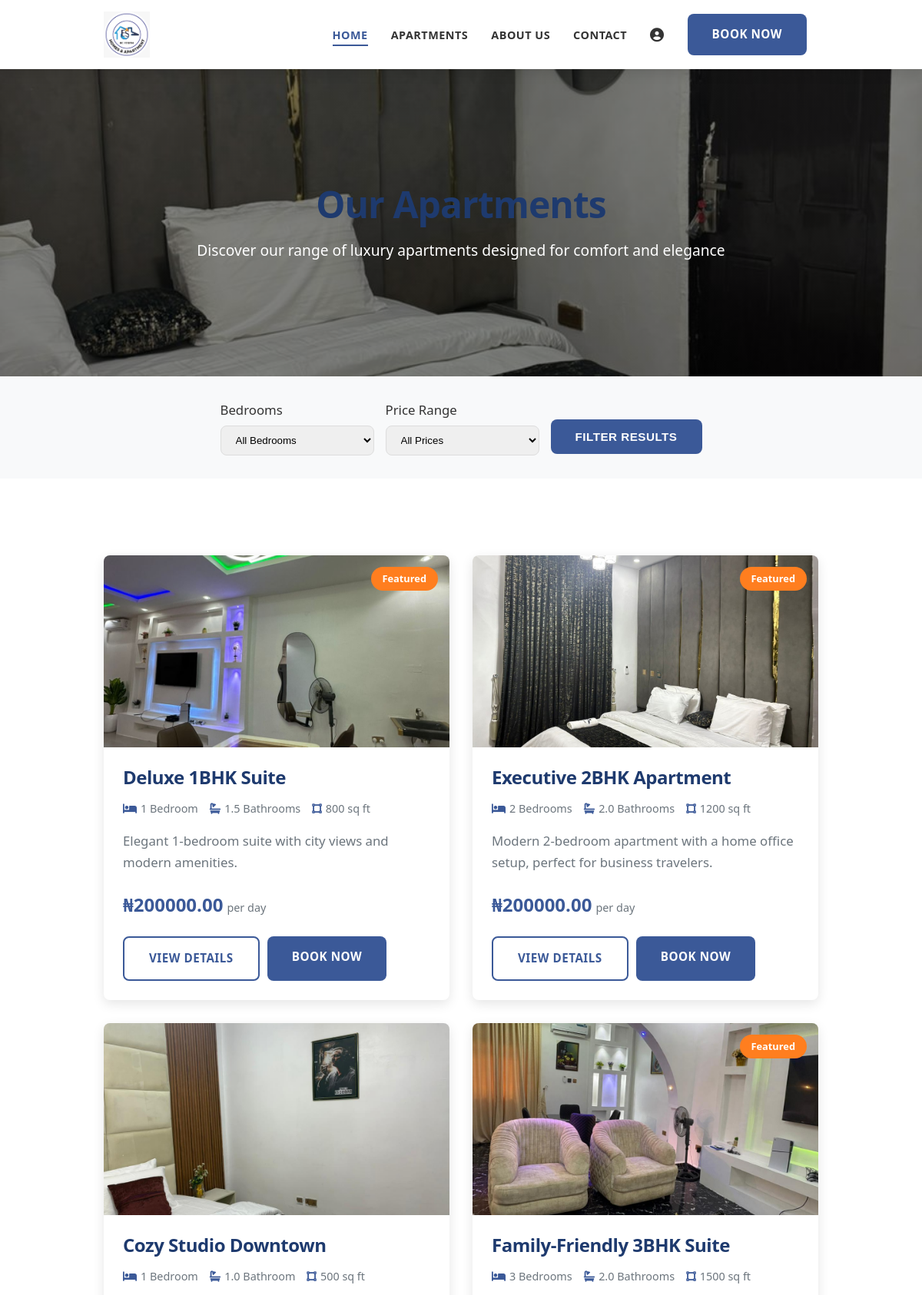
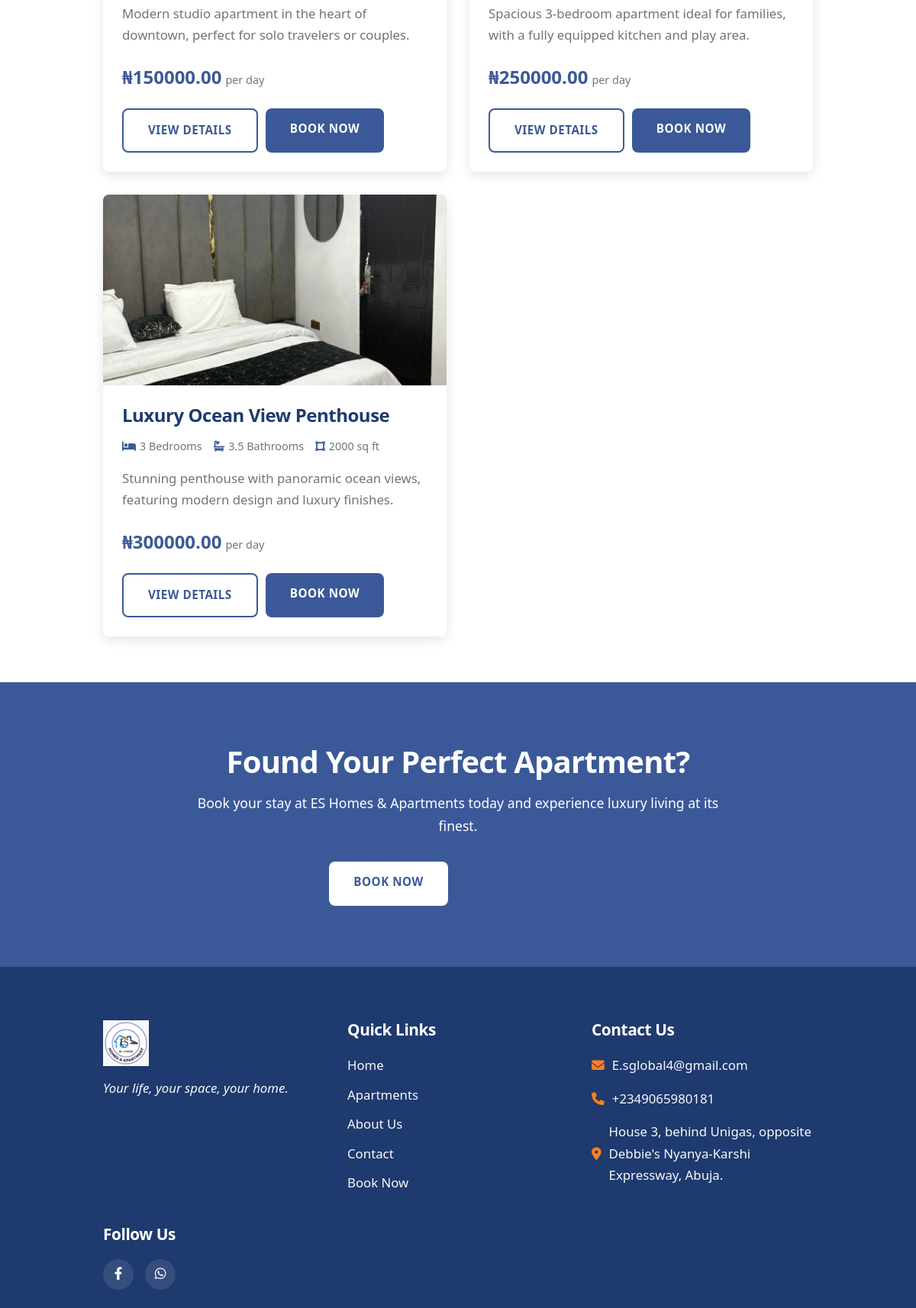
/apartments/ (signed in, upper part), run on the app's committed database (2 pictures, top to bottom).
### EsHomesApp/models.py (models this page shows, shortened)
class Apartment(models.Model):
    APARTMENT_TYPES = [
        ('studio', 'Studio'),
        ('1bhk', '1 Bedroom'),
        ('2bhk', '2 Bedrooms'),
        ('3bhk', '3 Bedrooms'),
        ('penthouse', 'Penthouse'),
        ('duplex', 'Duplex'),
    ]
    STATUS_CHOICES = [
        ('available', 'Available'),
        ('occupied', 'Occupied'),
        ('maintenance', 'Under Maintenance'),
        ('reserved', 'Reserved'),
    ]
    name = models.CharField(max_length=200)
    apartment_type = models.CharField(max_length=20, choices=APARTMENT_TYPES)
    description = models.TextField()
    price_per_night = models.DecimalField(max_digits=10, decimal_places=2)
    size_sqft = models.IntegerField()
    max_occupancy = models.IntegerField()
    bedrooms = models.IntegerField()
    bathrooms = models.DecimalField(max_digits=3, decimal_places=1)
    status = models.CharField(max_length=20, choices=STATUS_CHOICES, default='available')
    featured = models.BooleanField(default=False)
    amenities = models.ManyToManyField(Amenity)
    created_at = models.DateTimeField(auto_now_add=True)
    updated_at = models.DateTimeField(auto_now=True)
    class Meta:
        ordering = ['-created_at']

class ApartmentImage(models.Model):
    apartment = models.ForeignKey(Apartment, on_delete=models.CASCADE, related_name='images')
    image = models.ImageField(upload_to='apartment_images/')
    is_primary = models.BooleanField(default=False)
    caption = models.CharField(max_length=200, blank=True)
    upload_date = models.DateTimeField(auto_now_add=True)
    class Meta:
        ordering = ['-is_primary', '-upload_date']

### EsHomesApp/views.py (the view, shortened to what this page needs)
# urls.py: path('apartments/', views.apartments, name='apartments'),
def apartments(request):
    bedroom_filter = request.GET.get('bedrooms', 'all')
    price_filter = request.GET.get('price', 'all')
    apartments = Apartment.objects.filter(status='available')
    if bedroom_filter != 'all':
        apartments = apartments.filter(bedrooms=int(bedroom_filter))
    bedroom_choices = sorted(Apartment.objects.values_list('bedrooms', flat=True).distinct())
    paginator = Paginator(apartments, 6)  # Show 6 apartments per page
    page_number = request.GET.get('page', 1)
    page_obj = paginator.get_page(page_number)
    context = {
        'apartments': page_obj,
        'bedroom_choices': bedroom_choices,
        'current_bedroom_filter': bedroom_filter,
        'current_price_filter': price_filter,
        'page_obj': page_obj
    }
    return render(request, 'EsHomesApp/apartments.html', context)

### EsHomesApp/templates/EsHomesApp/apartments.html (shortened to what this page needs)
<!DOCTYPE html>
<html lang="en">
<head>
    {% load static %}
    <link rel="stylesheet" href="{% static 'css/style.css' %}">
    <link rel="stylesheet" href="{% static 'css/animations.css' %}">
    <link rel="stylesheet" href="https://cdnjs.cloudflare.com/ajax/libs/font-awesome/6.4.0/css/all.min.css">
</head>
<body>
    <header class="header">
        <div class="container">
            <div class="header-content">
                <div class="logo">
                    <a href="{% url 'home' %}">
                        <img src="{% static 'media/logo.jpg' %}" alt="ES Homes &amp; Apartments Logo">
                    </a>
                </div>
                <nav class="nav">
                    <ul class="nav-list" id="nav-list">
                        <li class="nav-item"><a href="{% url 'home' %}" class="nav-link active">Home</a></li>
                        <li class="nav-item"><a href="{% url 'apartments' %}" class="nav-link">Apartments</a></li>
                        <li class="nav-item"><a href="{% url 'about' %}" class="nav-link">About Us</a></li>
                        <li class="nav-item"><a href="{% url 'contact' %}" class="nav-link">Contact</a></li>
                        <li class="nav-item mobile-only"><a href="{% url 'profile' %}" class="nav-link"> </a></li>
                        <li class="nav-item mobile-only"><a href="{% url 'booking' %}" class="btn btn-primary mobile-btn">Book Now</a></li>
                    </ul>
                </nav>
            </div>
        </div>
    </header>
    <section class="page-banner">
        <div class="container">
            <h1 class="page-title animate fadeInDown">Our Apartments</h1>
            <p class="page-subtitle animate fadeInUp animate--delay-1">Discover our range of luxury apartments designed for comfort and elegance</p>
        </div>
    </section>
    <section class="filter-section">
        <div class="container">
            <form id="filter-form" class="filter-form" method="get">
                <div class="filter-group">
                    <label for="bedroom-filter">Bedrooms</label>
                    <select id="bedroom-filter" name="bedrooms">
                        <option value="all" {% if current_bedroom_filter == 'all' %}selected{% endif %}>All Bedrooms</option>
                    </select>
                </div>
                <div class="filter-group">
                    <label for="price-filter">Price Range</label>
                    <select id="price-filter" name="price">
                        <option value="all" {% if current_price_filter == 'all' %}selected{% endif %}>All Prices</option>
                    </select>
                </div>
                <div class="filter-btn">
                    <button type="submit" class="btn btn-primary">Filter Results</button>
                </div>
            </form>
        </div>
    </section>
    <section class="apartments-section">
        <div class="container">
            <div class="apartments-grid">
                {% for apartment in page_obj %}
                <div class="apartment-card reveal reveal--up" {% if not forloop.first %}data-delay="{{ forloop.counter }}00"{% endif %} data-bedrooms="{{ apartment.bedrooms }}" data-price="{{ apartment.price_per_night }}">
                    <div class="apartment-image">
                        {% if apartment.images.all %}
                            <img src="{{ apartment.images.first.image.url }}" alt="{{ apartment.name }}">
                        {% else %}
                            <img src="{% static 'media/IMG-20250918-WA0004.jpg' %}" alt="{{ apartment.name }}">
                        {% endif %}
                        {% if apartment.featured %}
                            <div class="apartment-tag">Featured</div>
                        {% endif %}
                    </div>
                    <div class="apartment-content">
                        <h3 class="apartment-title">{{ apartment.name }}</h3>
                        <div class="apartment-meta">
                            <span><i class="fas fa-bed"></i> {{ apartment.bedrooms }} Bedroom{% if apartment.bedrooms != 1 %}s{% endif %}</span>
                            <span><i class="fas fa-bath"></i> {{ apartment.bathrooms }} Bathroom{% if apartment.bathrooms != 1 %}s{% endif %}</span>
                            <span><i class="fas fa-vector-square"></i> {{ apartment.size_sqft }} sq ft</span>
                        </div>
                        <p class="apartment-description">{{ apartment.description|truncatechars:100 }}</p>
                        <div class="apartment-price">
                            <span class="price">₦{{ apartment.price_per_night|floatformat:2 }}</span>
                            <span class="period">per day</span>
                        </div>
                        <div class="apartment-actions">
                            <a href="{% url 'apartment_detail' pk=apartment.pk %}" class="btn btn-secondary">View Details</a>
                            <a href="{% url 'booking' %}?apartment={{ apartment.pk }}" class="btn btn-primary">Book Now</a>
                        </div>
                    </div>
                </div>
                {% empty %}
                <div class="no-results" style="display: block;">
                    <h3>No apartments match your criteria</h3>
                    <p>Please try adjusting your filters or browse all our available apartments.</p>
                    <a href="{% url 'apartments' %}" class="btn btn-primary mt-3">Reset Filters</a>
                </div>
                {% endfor %}
            </div>
        </div>
    </section>
    <section class="cta section-padding bg-primary">
        <div class="container">
            <div class="cta-content text-center">
                <h2 class="cta-title">Found Your Perfect Apartment?</h2>
                <p class="cta-text">Book your stay at ES Homes & Apartments today and experience luxury living at its finest.</p>
                <div class="cta-buttons">
                    <a href="{% url 'booking' %}" class="btn btn-light">Book Now</a>
                    <a href="{% url 'contact' %}" class="btn btn-secondary">Contact Us</a>
                </div>
            </div>
        </div>
    </section>
    <footer class="footer">
        <div class="container">
            <div class="footer-content">
                <div class="footer-logo">
                    <img src="{% static 'media/logo.jpg' %}" alt="ES Homes &amp; Apartments Logo">
                    <p>Your life, your space, your home.</p>
                </div>
                <div class="footer-links">
                    <h3>Quick Links</h3>
                    <ul>
                        <li><a href="{% url 'home' %}">Home</a></li>
                        <li><a href="{% url 'apartments' %}">Apartments</a></li>
                        <li><a href="{% url 'about' %}">About Us</a></li>
                        <li><a href="{% url 'contact' %}">Contact</a></li>
                        <li><a href="{% url 'booking' %}">Book Now</a></li>
                    </ul>
                </div>
                <div class="footer-contact">
                    <h3>Contact Us</h3>
                    <ul>
                        <li><i class="fas fa-envelope"></i> <a href="mailto:E.sglobal4@gmail.com">E.sglobal4@gmail.com</a></li>
                        <li><i class="fas fa-phone"></i> <a href="tel:+2349065980181">+2349065980181</a></li>
                        <li><i class="fas fa-map-marker-alt"></i> House 3, behind Unigas, opposite Debbie's Nyanya-Karshi Expressway, Abuja.</li>
                    </ul>
                </div>
                <div class="footer-social">
                    <h3>Follow Us</h3>
                    <div class="social-icons">
                        <a href="https://www.facebook.com/share/1G15kjqjKw/" class="social-icon"><i class="fab fa-facebook-f"></i></a>
                        <a href="https://wa.me/message/7ZNOZ6QZYZAIF1" class="social-icon"><i class="fab fa-whatsapp"></i></a>
                    </div>
                </div>
            </div>
        </div>
    </footer>
</body>
</html>

### EsHomesApp/static/css/animations.css (style rules this page uses)
.animate { animation-duration: 1s; animation-fill-mode: both; }
.animate--delay-1 { animation-delay: 0.2s; }
.fadeInUp { animation-name: fadeInUp; }
.fadeInDown { animation-name: fadeInDown; }

### data on the page
Apartment: images.first.image (picture), featured "Featured", name "Deluxe 1BHK Suite", bedrooms "1", bathrooms "1.5", size_sqft "800", description "Elegant 1-bedroom suite with city views and modern amenities.", price_per_night "200000.00"
Apartment: images.first.image (picture), featured "Featured", name "Executive 2BHK Apartment", bedrooms "2", bathrooms "2.0", size_sqft "1200", description "Modern 2-bedroom apartment with a home office setup, perfect for business travelers.", price_per_night "200000.00"
Apartment: images.first.image (picture), name "Cozy Studio Downtown", bedrooms "1", bathrooms "1.0", size_sqft "500", description "Modern studio apartment in the heart of downtown, perfect for solo travelers or couples.", price_per_night "150000.00"
Apartment: images.first.image (picture), featured "Featured", name "Family-Friendly 3BHK Suite", bedrooms "3", bathrooms "2.0", size_sqft "1500", description "Spacious 3-bedroom apartment ideal for families, with a fully equipped kitchen and play area.", price_per_night "250000.00"
Apartment: images.first.image (picture), name "Luxury Ocean View Penthouse", bedrooms "3", bathrooms "3.5", size_sqft "2000", description "Stunning penthouse with panoramic ocean views, featuring modern design and luxury finishes.", price_per_night "300000.00"
